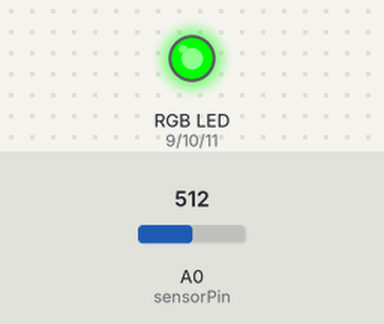
This sketch was run on a simulated Arduino Uno, built with avr-gcc and run on an emulated ATmega328P. Parts: an RGB LED mixed from three pins (HIGH = lit). Inputs (shaded band) come from the test bench; at power-on: A0 (sensorPin) = 512.

Above: at 1.2 s.
1.3 s: A0 (sensorPin) set to 691
2.8 s: A0 (sensorPin) set to 717
At 3.7 s:
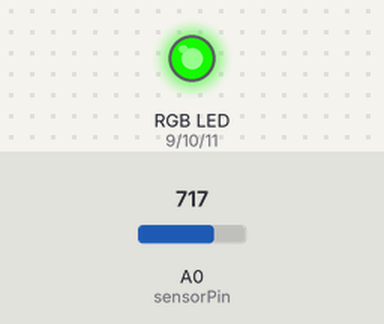
4.3 s: A0 (sensorPin) set to 900
At 4.9 s:
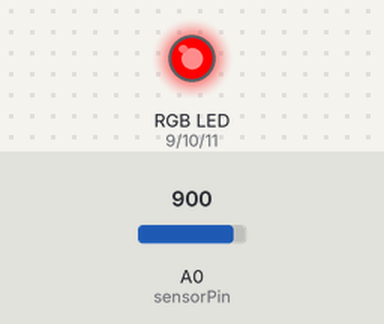
5.8 s: A0 (sensorPin) set to 892
At 7.0 s:
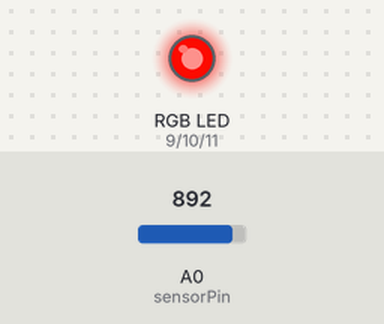
7.3 s: A0 (sensorPin) set to 511
At 8.3 s:
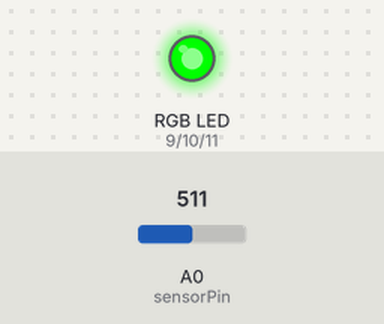
8.8 s: A0 (sensorPin) set to 1023
At 9.5 s:
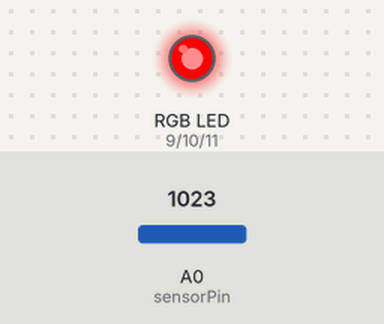
Timing chart, 0 to 11.3 s (numbered marks = the images above; inputs shaded):
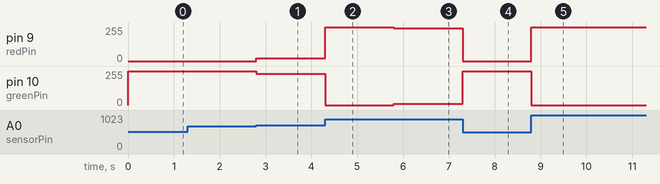

Measured:
- after the input at 1.3 s, every drawn part: stays the same
- after the input at 2.8 s, pin 9 (redPin): 0/255 → 21/255 at once; pin 10 (greenPin): 255/255 → 234/255 at once
- after the input at 4.3 s, pin 9 (redPin): 21/255 → 255/255 at once; pin 10 (greenPin): 234/255 → 0/255 at once
- after the input at 5.8 s, pin 9 (redPin): 255/255 → 244/255 at once; pin 10 (greenPin): 0/255 → 11/255 at once
- after the input at 7.3 s, pin 9 (redPin): 244/255 → 0/255 at once; pin 10 (greenPin): 11/255 → 255/255 at once
- after the input at 8.8 s, pin 9 (redPin): 0/255 → 255/255 at once; pin 10 (greenPin): 255/255 → 0/255 at once

The sketch:

10I_FlexSensor.ino
```cpp
int redPin = 9;
int greenPin = 10;
int bluePin = 11;
int sensorPin = 0;

int redValue, greenValue, blueValue;

void setup() {
  pinMode(redPin, OUTPUT);
  pinMode(greenPin, OUTPUT);
  pinMode(bluePin, OUTPUT);
}

void loop() {
  int sensorValue = analogRead(sensorPin);
  sensorValue = map(sensorValue, 700, 900, 0, 255);
  sensorValue = constrain(sensorValue, 0, 255);
  analogWrite(redPin, sensorValue);
  analogWrite(greenPin, (255 - sensorValue));
}

void SetRGB(int rgbPosition) {
  redValue = constrain(map(rgbPosition, 0, 341, 255, 0), 0, 255) + constrain(map(rgbPosition, 682, 1023, 0, 255), 0, 255);
  greenValue = constrain(map(rgbPosition, 0, 341, 0, 255), 0, 255) - constrain(map(rgbPosition, 341, 682, 0, 255), 0, 255);
  blueValue = constrain(map(rgbPosition, 341, 682, 0, 255), 0, 255) - constrain(map(rgbPosition, 682, 1023, 0, 255), 0, 255);

  analogWrite(redPin, redValue);
  analogWrite(greenPin, greenValue);
  analogWrite(bluePin, blueValue);
}
```
